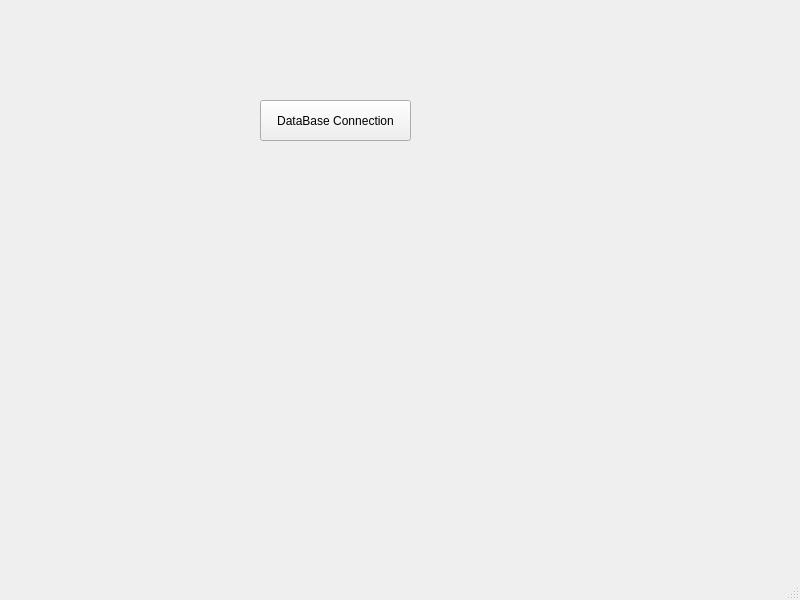
<?xml version="1.0" encoding="UTF-8"?>
<ui version="4.0">
 <class>MainWindow</class>
 <widget class="QMainWindow" name="MainWindow">
  <property name="geometry">
   <rect>
    <x>0</x>
    <y>0</y>
    <width>800</width>
    <height>600</height>
   </rect>
  </property>
  <property name="windowTitle">
   <string>MainWindow</string>
  </property>
  <widget class="QWidget" name="centralwidget">
   <widget class="QPushButton" name="pushButton">
    <property name="geometry">
     <rect>
      <x>260</x>
      <y>100</y>
      <width>151</width>
      <height>41</height>
     </rect>
    </property>
    <property name="text">
     <string>DataBase Connection</string>
    </property>
   </widget>
  </widget>
  <widget class="QMenuBar" name="menubar">
   <property name="geometry">
    <rect>
     <x>0</x>
     <y>0</y>
     <width>800</width>
     <height>21</height>
    </rect>
   </property>
  </widget>
  <widget class="QStatusBar" name="statusbar"/>
 </widget>
 <resources/>
 <connections/>
</ui>
